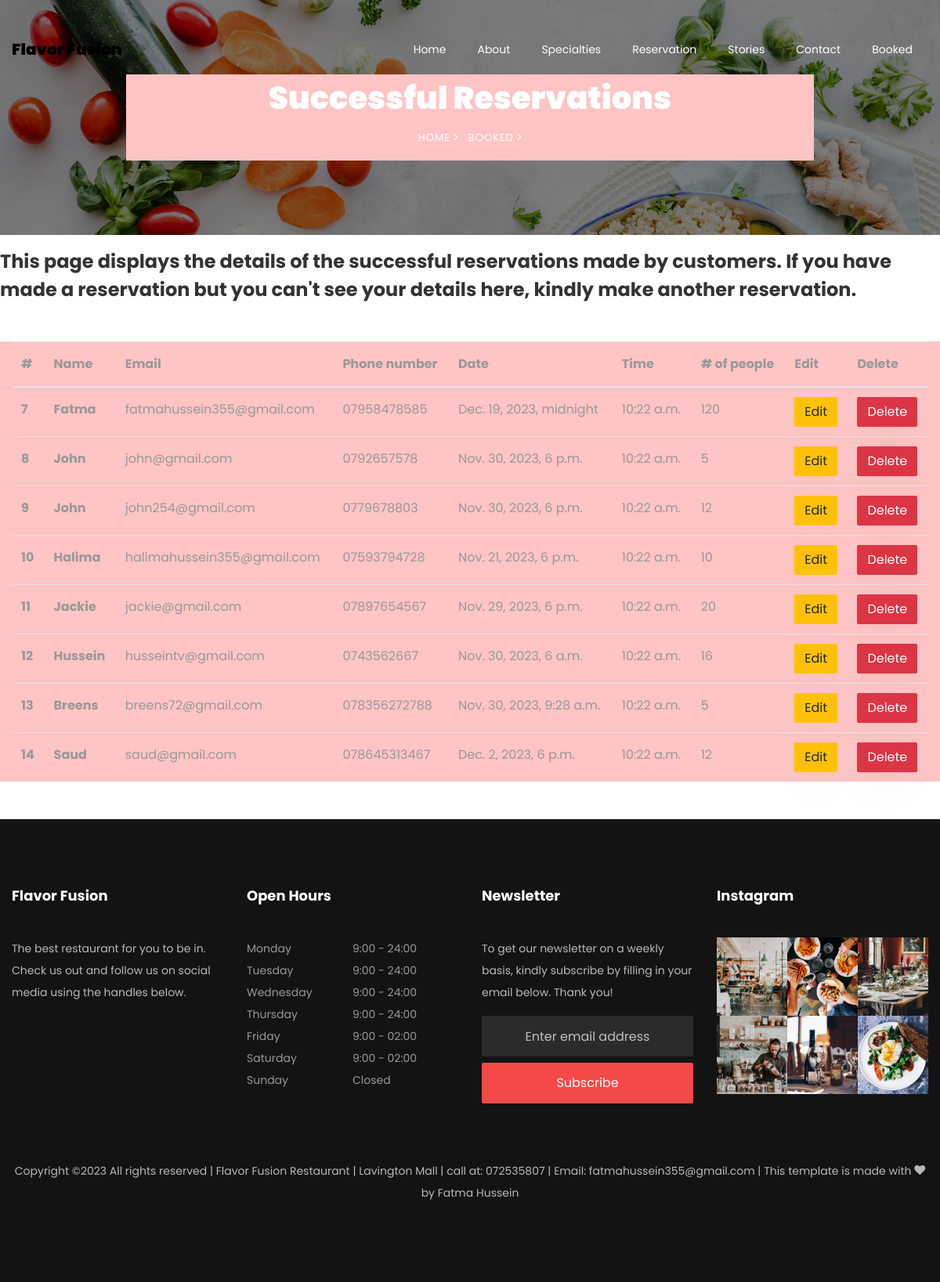
Page /booked on the committed database.
### restaurant/models.py (models this page shows, shortened)
class Customer(models.Model):
    name = models.CharField(max_length=150, blank=False)
    email = models.EmailField()
    phone = models.CharField(max_length=100)
    date = models.DateTimeField(default=timezone.now)
    time = models.TimeField(default=timezone.now)
    person = models.IntegerField()

### restaurant/views.py (the view)
# urls.py: path('booked', views.booked, name='booked'),
def booked(request):
    customers = Customer.objects.all()
    return render(request, "booked.html", {"link":"booked", "data":customers})

### restaurant/templates/booked.html (shortened to what this page needs)
{% extends 'common.html' %}
{% load static %}
{% block body %}
<section class="hero-wrap hero-wrap-2" style="background-image: url('{% static 'images/bg_4.jpg' %}');" data-stellar-background-ratio="0.5">
      <div class="container">
        <div class="row no-gutters slider-text align-items-center justify-content-center">
          <div class="col-md-9 ftco-animate text-center" style="background: #ffc4c4">
            <h1 class="mb-2 bread">Successful Reservations</h1>
            <p class="breadcrumbs"><span class="mr-2"><a href="index.html">Home <i class="ion-ios-arrow-forward"></i></a></span> <span>Booked <i class="ion-ios-arrow-forward"></i></span></p>
          </div>
        </div>
      </div>
</section>
<h4 class="mt-3"><b>This page displays the details of the successful reservations made by customers. If you have made
a reservation but you can't see your details here, kindly make another reservation.</b></h4>
<div class="container-fluid"style="background: #ffc4c4" >
<table class="table mt-5 mb-5">
  <thead>
    <tr>
      <th scope="col">#</th>
      <th scope="col">Name</th>
      <th scope="col">Email</th>
      <th scope="col">Phone number</th>
      <th scope="col">Date</th>
      <th scope="col">Time</th>
        <th scope="col"># of people</th>
      <th scope="col">Edit</th>
      <th scope="col">Delete</th>
    </tr>
  </thead>
  <tbody>
      {% for t in data %}
           <tr>
             <th scope="row">{{ t.id }}</th>
             <th scope="row">{{ t.name }}</th>
             <td>{{ t.email }}</td>
               <td>{{ t.phone }}</td>
             <td>{{ t.date }}</td>
             <td>{{ t.time }}</td>
             <td>{{ t.person }}</td>
               <td>
                   <a class="btn btn-warning" href="/edit/{{ t.id }}">Edit</a>
               </td>
               <td>
                   <a class="btn btn-danger" href="/delete/{{ t.id }}">Delete</a>
               </td>
           </tr>
      {% endfor %}
  </tbody>
</table>
</div>
{% endblock %}

### restaurant/templates/common.html (shortened to what this page needs)
{% load static %}
<!doctype html>
<html lang="en">
<head>
    <link rel="stylesheet" href="{% static 'css/open-iconic-bootstrap.min.css' %}">
    <link rel="stylesheet" href="{% static 'css/animate.css' %}">
    <link rel="stylesheet" href="{% static 'css/owl.carousel.min.css' %}">
    <link rel="stylesheet" href="{% static 'css/owl.theme.default.min.css' %}">
    <link rel="stylesheet" href="{% static 'css/magnific-popup.css' %}">
    <link rel="stylesheet" href="{% static 'css/aos.css' %}">
    <link rel="stylesheet" href="{% static 'css/ionicons.min.css' %}">
    <link rel="stylesheet" href="{% static 'css/bootstrap-datepicker.css' %}">
    <link rel="stylesheet" href="{% static 'css/jquery.timepicker.css' %}">
    <link rel="stylesheet" href="{% static 'css/flaticon.css' %}">
    <link rel="stylesheet" href="{% static 'css/icomoon.css' %}">
    <link rel="stylesheet" href="{% static 'css/style.css' %}">
</head>
<body>
	  <nav class="navbar navbar-expand-lg navbar-dark ftco_navbar bg-dark ftco-navbar-light" id="ftco-navbar">
	    <div class="container" >
	      <a class="navbar-brand" href="index.html">Flavor Fusion</a>
	      <div class="collapse navbar-collapse" id="ftco-nav">
	        <ul class="navbar-nav ml-auto">
	        	<li class="nav-item {% if nav == 'index' %} active {% endif %}">
                    <a href="{% url 'index' %}" class="nav-link">Home</a>
                </li>
	        	<li class="nav-item {% if nav == 'about' %} active {% endif %}">
                    <a href="{% url 'about' %}" class="nav-link">About</a>
                </li>
	        	<li class="nav-item {% if nav == 'menu' %} active {% endif %}">
                    <a href="{% url 'menu' %}" class="nav-link">Specialties</a>
                </li>
                <li class="nav-item {% if nav == 'reservation' %} active {% endif %}">
                    <a href="{% url 'reservation' %}" class="nav-link">Reservation</a>
                </li>
	        	<li class="nav-item {% if nav == 'blog' %} active {% endif %}">
                    <a href="{% url 'blog' %}" class="nav-link">Stories</a>
                </li>
	          <li class="nav-item {% if nav == 'contact' %} active {% endif %}">
                  <a href="{% url 'contact' %}" class="nav-link">Contact</a>
              </li>
              <li class="nav-item {% if nav == 'booked' %} active {% endif %}">
                    <a href="{% url 'booked' %}" class="nav-link">Booked</a>
                </li>
	        </ul>
	      </div>
	    </div>
	  </nav>
{% block body %}
{% endblock %}
    <footer class="ftco-footer ftco-bg-dark ftco-section">
      <div class="container">
        <div class="row mb-5">
          <div class="col-md-6 col-lg-3">
            <div class="ftco-footer-widget mb-4">
              <h2 class="ftco-heading-2">Flavor Fusion</h2>
              <p>The best restaurant for you to be in. Check us out and follow us on social media using the handles below.</p>
              <ul class="ftco-footer-social list-unstyled float-md-left float-lft mt-3">
              </ul>
            </div>
          </div>
          <div class="col-md-6 col-lg-3">
            <div class="ftco-footer-widget mb-4">
              <h2 class="ftco-heading-2">Open Hours</h2>
              <ul class="list-unstyled open-hours">
                <li class="d-flex"><span>Monday</span><span>9:00 - 24:00</span></li>
                <li class="d-flex"><span>Tuesday</span><span>9:00 - 24:00</span></li>
                <li class="d-flex"><span>Wednesday</span><span>9:00 - 24:00</span></li>
                <li class="d-flex"><span>Thursday</span><span>9:00 - 24:00</span></li>
                <li class="d-flex"><span>Friday</span><span>9:00 - 02:00</span></li>
                <li class="d-flex"><span>Saturday</span><span>9:00 - 02:00</span></li>
                <li class="d-flex"><span>Sunday</span><span> Closed</span></li>
              </ul>
            </div>
          </div>
          <div class="col-md-6 col-lg-3">
            <div class="ftco-footer-widget mb-4">
            	<h2 class="ftco-heading-2">Newsletter</h2>
            	<p>To get our newsletter on a weekly basis, kindly subscribe by filling in your email below. Thank you!</p>
              <form action="#" class="subscribe-form">
                <div class="form-group">
                  <input type="text" class="form-control mb-2 text-center" placeholder="Enter email address">
                  <input type="submit" value="Subscribe" class="form-control submit px-3">
                </div>
              </form>
            </div>
          </div>
          <div class="col-md-6 col-lg-3">
             <div class="ftco-footer-widget mb-4">
              <h2 class="ftco-heading-2">Instagram</h2>
              <div class="thumb d-sm-flex">
	            	<a href="#" class="thumb-menu img" style="background-image: url({% static 'images/insta-1.jpg' %});">
	            	</a>
	            	<a href="#" class="thumb-menu img" style="background-image: url({% static 'images/insta-2.jpg' %});">
	            	</a>
	            	<a href="#" class="thumb-menu img" style="background-image: url({% static 'images/insta-3.jpg' %});">
	            	</a>
	            </div>
	            <div class="thumb d-flex">
	            	<a href="#" class="thumb-menu img" style="background-image: url({% static 'images/insta-4.jpg' %});">
	            	</a>
	            	<a href="#" class="thumb-menu img" style="background-image: url({% static 'images/insta-5.jpg' %});">
	            	</a>
	            	<a href="#" class="thumb-menu img" style="background-image: url({% static 'images/insta-6.jpg' %});">
	            	</a>
	            </div>
            </div>
          </div>
        </div>
        <div class="row">
          <div class="col-md-12 text-center">
            <p>
  Copyright &copy;<script>document.write(new Date().getFullYear());</script> All rights reserved | Flavor Fusion Restaurant | Lavington Mall | call at: 072535807 | Email: fatmahussein355@gmail.com | This template is made with <i class="icon-heart" aria-hidden="true"></i> by <a href="https://colorlib.com" target="_blank">Fatma Hussein</a>
  </p>
          </div>
        </div>
      </div>
    </footer>
</body>
</html>

### restaurant/static/css/icomoon.css (style rules this page uses)
[class^="icon-"], [class*=" icon-"] { font-family: 'icomoon' !important; speak: none; font-style: normal; font-weight: normal; font-variant: normal; text-transform: none; line-height: 1; -webkit-font-smoothing: antialiased; -moz-osx-font-smoothing: grayscale; }
.icon-heart:before { content: "\f004"; }

### rows in the picture
Customer: id "7", name "Fatma", email "fatmahussein355@gmail.com", phone "07958478585", date "Dec. 19, 2023, midnight", time "10:22 a.m.", person "120"
Customer: id "8", name "John", email "john@gmail.com", phone "0792657578", date "Nov. 30, 2023, 6 p.m.", time "10:22 a.m.", person "5"
Customer: id "9", name "John", email "john254@gmail.com", phone "0779678803", date "Nov. 30, 2023, 6 p.m.", time "10:22 a.m.", person "12"
Customer: id "10", name "Halima", email "halimahussein355@gmail.com", phone "07593794728", date "Nov. 21, 2023, 6 p.m.", time "10:22 a.m.", person "10"
Customer: id "11", name "Jackie", email "jackie@gmail.com", phone "07897654567", date "Nov. 29, 2023, 6 p.m.", time "10:22 a.m.", person "20"
Customer: id "12", name "Hussein", email "husseintv@gmail.com", phone "0743562667", date "Nov. 30, 2023, 6 a.m.", time "10:22 a.m.", person "16"
Customer: id "13", name "Breens", email "breens72@gmail.com", phone "078356272788", date "Nov. 30, 2023, 9:28 a.m.", time "10:22 a.m.", person "5"
Customer: id "14", name "Saud", email "saud@gmail.com", phone "078645313467", date "Dec. 2, 2023, 6 p.m.", time "10:22 a.m.", person "12"
